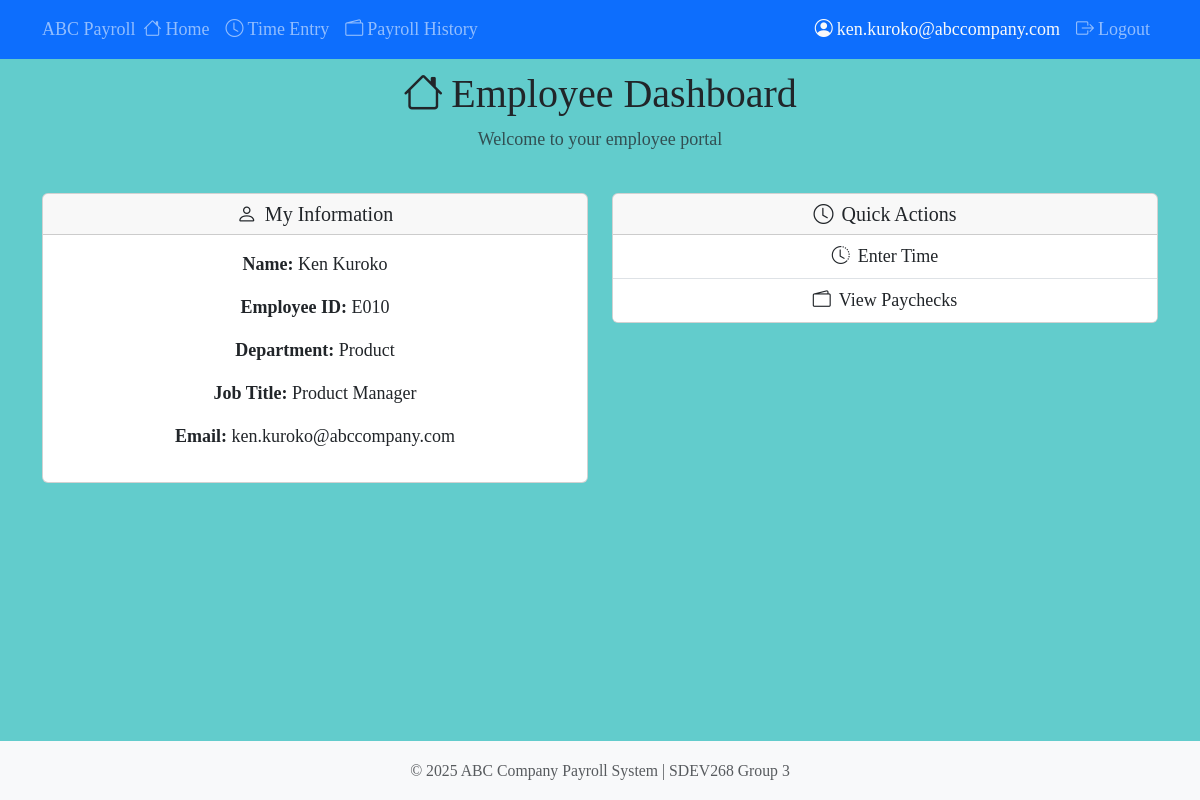
Screenshot of /employee/dashboard (signed in) with the database file from the repository.
### tables this page shows
CREATE TABLE employees (
    employee_id TEXT PRIMARY KEY,
    first_name TEXT NOT NULL,
    last_name TEXT NOT NULL,
    surname TEXT,
    date_of_birth TEXT NOT NULL,
    gender TEXT NOT NULL CHECK(gender IN ('Male', 'Female')),
    email TEXT NOT NULL UNIQUE,
    phone_num TEXT,
    address_line1 TEXT NOT NULL,
    address_line2 TEXT,
    city TEXT NOT NULL,
    state TEXT NOT NULL,
    zip_code TEXT NOT NULL,
    has_picture INTEGER NOT NULL DEFAULT 0,
    picture_filename TEXT,
    status TEXT NOT NULL DEFAULT 'Active' CHECK(status IN ('Active', 'Terminated')),
    date_hired TEXT NOT NULL,
    department_name TEXT NOT NULL,
    job_title_name TEXT NOT NULL,
    created_date TEXT NOT NULL DEFAULT (datetime('now', 'localtime')),
    modified_date TEXT NOT NULL DEFAULT (datetime('now', 'localtime')),
    FOREIGN KEY (department_name) REFERENCES departments(department_name),
    FOREIGN KEY (job_title_name) REFERENCES job_titles(title_name)
);

CREATE TABLE departments (
    department_id INTEGER PRIMARY KEY AUTOINCREMENT,
    department_name TEXT NOT NULL UNIQUE,
    created_date TEXT NOT NULL DEFAULT (datetime('now', 'localtime'))
);

CREATE TABLE job_titles (
    job_title_id INTEGER PRIMARY KEY AUTOINCREMENT,
    title_name TEXT NOT NULL UNIQUE,
    created_date TEXT NOT NULL DEFAULT (datetime('now', 'localtime'))
);

### src/routes/employee.py (the view)
@bp.route("/")
@bp.route("/dashboard")
@login_required
def dashboard():
    employee_id = session.get("employee_id")
    if employee_id:
        success, message, employee = employee_controller.get_employee(employee_id)
        if success:
            return render_template("employee/dashboard.html", employee=employee)
    return render_template("employee/dashboard.html", employee=None)

### src/controllers/employee_controller.py (called while the page is built)
    def get_employee(self, employee_id: str) -> tuple[bool, str, Employee | None]:
        try:
            employee = Employee.get_by_id(employee_id)
            if employee:
                return True, "Employee found", employee
            return False, f"Employee {employee_id} not found", None
        except Exception as e:
            return False, f"Error retrieving employee: {e!s}", None

### src/models/base_model.py (called while the page is built)
    @classmethod
    def get_connection(cls) -> sqlite3.Connection:
        conn = sqlite3.connect(cls.DB_PATH, timeout=30.0)
        conn.row_factory = sqlite3.Row
        return conn

    @classmethod
    def execute_single(cls, query: str, params: tuple = ()) -> sqlite3.Row | None:
        conn = cls.get_connection()
        cursor = conn.cursor()
        cursor.execute(query, params)
        result = cursor.fetchone()
        conn.close()
        return result

### src/models/employee.py (called while the page is built)
    @classmethod
    def get_by_id(cls, employee_id: str) -> Optional["Employee"]:
        query = f"SELECT * FROM {cls._EMPLOYEE_VIEW} WHERE employee_id = ?"
        row = cls.execute_single(query, (employee_id,))
        if row:
            return cls._from_row(row)
        return None

### src/routes/employee.py (called while the page is built)
def login_required(f):
    from functools import wraps
    @wraps(f)
    def decorated_function(*args, **kwargs):
        if not session.get("user_id"):
            flash("Please log in to access this page.", "error")
            return redirect(url_for("auth.login"))
        return f(*args, **kwargs)
    return decorated_function

### src/templates/employee/dashboard.html (shortened to what this page needs)
{% extends "base.html" %}
{% block content %}
<div class="row mb-4">
    <div class="col">
        <h1><i class="bi bi-house me-2"></i>Employee Dashboard</h1>
        <p class="text-muted">Welcome to your employee portal</p>
    </div>
</div>
{% if employee %}
<div class="row mb-4">
    <div class="col-md-6">
        <div class="card">
            <div class="card-header">
                <h5 class="mb-0"><i class="bi bi-person me-2"></i>My Information</h5>
            </div>
            <div class="card-body">
                <p><strong>Name:</strong> {{ employee.first_name }} {{ employee.last_name }}</p>
                <p><strong>Employee ID:</strong> {{ employee.employee_id }}</p>
                <p><strong>Department:</strong> {{ employee.department_name }}</p>
                <p><strong>Job Title:</strong> {{ employee.job_title_name }}</p>
                <p><strong>Email:</strong> {{ employee.email }}</p>
            </div>
        </div>
    </div>
    <div class="col-md-6">
        <div class="card">
            <div class="card-header">
                <h5 class="mb-0"><i class="bi bi-clock me-2"></i>Quick Actions</h5>
            </div>
            <div class="list-group list-group-flush">
                <a href="{{ url_for('employee.time_entry') }}" class="list-group-item list-group-item-action">
                    <i class="bi bi-clock-history me-2"></i>Enter Time
                </a>
                <a href="{{ url_for('employee.payroll_history') }}" class="list-group-item list-group-item-action">
                    <i class="bi bi-wallet2 me-2"></i>View Paychecks
                </a>
            </div>
        </div>
    </div>
</div>
{% else %}
<div class="alert alert-info">
    <i class="bi bi-info-circle me-2"></i>
    Your employee profile is not yet linked to your account. Please contact HR.
</div>
{% endif %}
{% endblock %}

### src/templates/base.html (shortened to what this page needs)
<!DOCTYPE html>
<html lang="en">
<head>
    <link href="https://cdn.jsdelivr.net/npm/bootstrap@5.3.2/dist/css/bootstrap.min.css" rel="stylesheet">
    <link rel="stylesheet" href="https://cdn.jsdelivr.net/npm/bootstrap-icons@1.11.1/font/bootstrap-icons.css">
    <link rel="stylesheet" href="{{ url_for('static', filename='css/PayrollStyle.css') }}">
</head>
<body class="d-flex flex-column min-vh-100">
    <nav class="navbar navbar-expand-lg navbar-dark bg-primary fixed-top">
        <div class="container">
            <span class="navbar-text">ABC Payroll</span>
            <div class="collapse navbar-collapse" id="navbarNav">
                <ul class="navbar-nav me-auto">
                    {% if session.get('user_id') %}
                        {% if session.get('user_type') == 'Admin' %}
                            <li class="nav-item">
                                <a class="nav-link" href="{{ url_for('admin.dashboard') }}">
                                    <i class="bi bi-speedometer2 me-1"></i>Home
                                </a>
                            </li>
                            <li class="nav-item">
                                <a class="nav-link" href="{{ url_for('admin.employee_list') }}">
                                    <i class="bi bi-people me-1"></i>Employees
                                </a>
                            </li>
                            <li class="nav-item">
                                <a class="nav-link" href="{{ url_for('payroll.payroll_list') }}">
                                    <i class="bi bi-calculator me-1"></i>Payroll
                                </a>
                            </li>
                        {% else %}
                            <li class="nav-item">
                                <a class="nav-link" href="{{ url_for('employee.dashboard') }}">
                                    <i class="bi bi-house me-1"></i>Home
                                </a>
                            </li>
                            <li class="nav-item">
                                <a class="nav-link" href="{{ url_for('employee.time_entry') }}">
                                    <i class="bi bi-clock me-1"></i>Time Entry
                                </a>
                            </li>
                            <li class="nav-item">
                                <a class="nav-link" href="{{ url_for('employee.payroll_history') }}">
                                    <i class="bi bi-wallet2 me-1"></i>Payroll History
                                </a>
                            </li>
                        {% endif %}
                    {% endif %}
                </ul>
                <ul class="navbar-nav">
                    {% if session.get('user_id') %}
                        <li class="nav-item">
                            <span class="nav-link text-light">
                                <i class="bi bi-person-circle me-1"></i>{{ session.get('username', 'User') }}
                            </span>
                        </li>
                        <li class="nav-item">
                            <a class="nav-link" href="{{ url_for('auth.logout') }}">
                                <i class="bi bi-box-arrow-right me-1"></i>Logout
                            </a>
                        </li>
                    {% else %}
                        <li class="nav-item">
                            <a class="nav-link" href="{{ url_for('auth.login') }}">
                                <i class="bi bi-box-arrow-in-right me-1"></i>Login
                            </a>
                        </li>
                    {% endif %}
                </ul>
            </div>
        </div>
    </nav>
    <main class="container pb-4 flex-grow-1">
        {% block content %}{% endblock %}
    </main>
    <div style="height: 60px;"></div>
    <footer class="bg-light py-3 mt-auto fixed-bottom">
        <div class="container text-center text-muted">
            <small>&copy; 2025 ABC Company Payroll System | SDEV268 Group 3</small>
        </div>
    </footer>
</body>
</html>

### src/static/css/PayrollStyle.css (style rules this page uses)
body { font-family: 'Times New Roman', serif; text-align: center; font-size: large; background-color: #62cccc; }

### rows the page displays
employees: get "ken.kuroko@abccompany.com", first_name "Ken", last_name "Kuroko", employee_id "E010", email "ken.kuroko@abccompany.com"
departments: department_name "Product"
job_titles: job_title_name "Product Manager"
